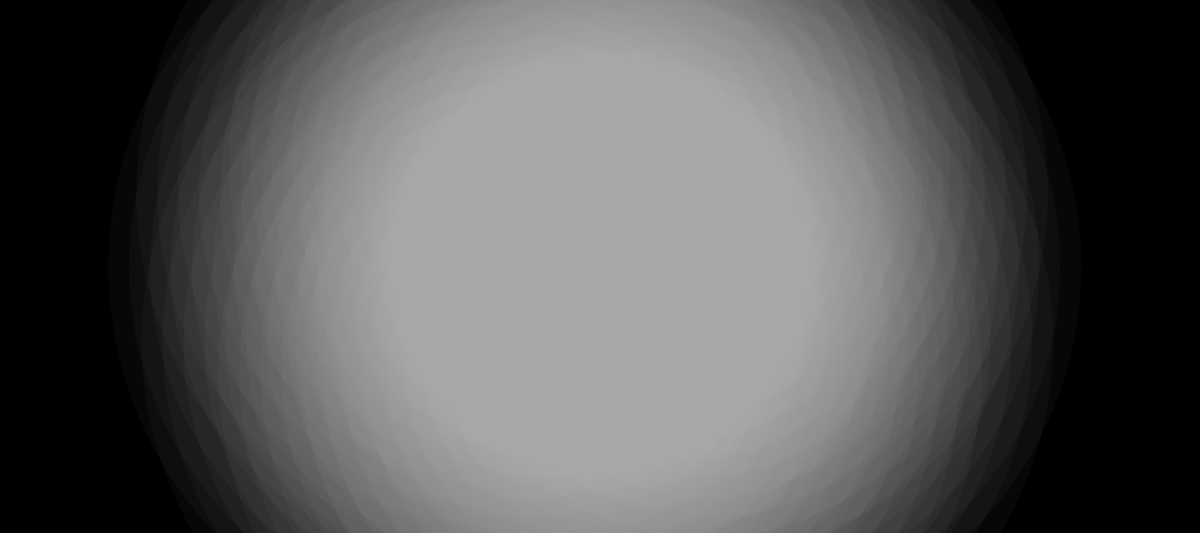
Frame 1 (no input)
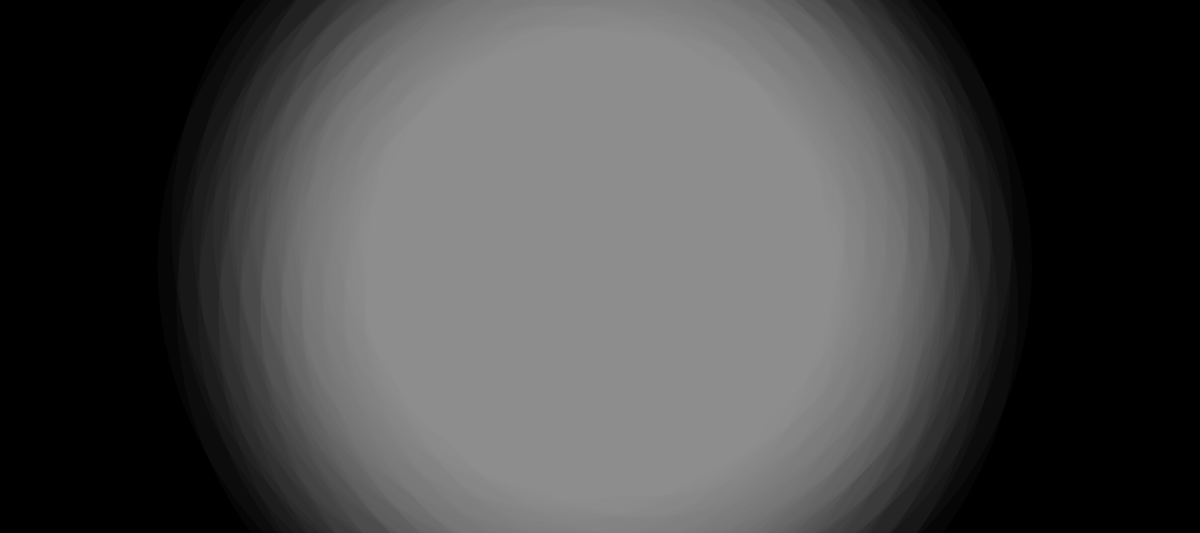
Frame 60 (no input)
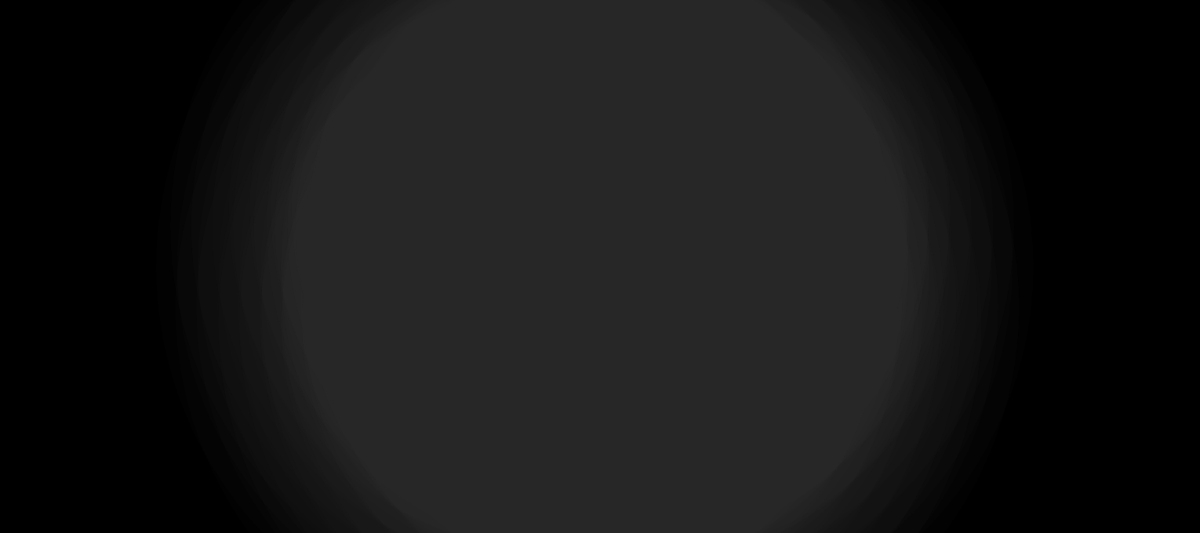
Frame 120 (the mouse pressed at the canvas centre since frame 60)

The p5.js sketch that drew these frames (run headless with seeded random() and noise() and a simulated clock; from frame 60 on, the mouse is pressed at the canvas centre):

// p5.js sketch
// ── sketch.js
//Perlin noise è un generatore di sequenze casuali che produce una successione armonica di numeri più ordinata in modo naturale rispetto alla funzione random () standard.Il Perlin noise è stato inventato per applicazioni che richiedevano variazioni semi-casuali con traiettorie continue e uniformi. 

function setup() {
  createCanvas(1530, 680);
  rectMode(CENTER); //elementi ruotano rispetto al loro centro in 0,0
}

function draw() {
  background(0);
  fill(random(255), 10); //colore casuale su scala di grigi, effetto flash
  noStroke();

  translate(width / 2, height / 2); //sposto il canvas al centro

  for (var i = 0; i < 150; i++) { //per ognuno dei 150 cerchi
    push();
    rotate(TWO_PI * i / 8); //rotazione
    var tx = 200 * noise(0.01 * frameCount); //il perlin noise modifica           la dimensione dei cerchi in base alla frequenza dei frame  
    translate(tx, 0); //traslazione in base alla variabile
    scale(i / 15); //scala
    circle(0, 0, 100); //dimensione dei cerchi 
    pop();
  }
}
